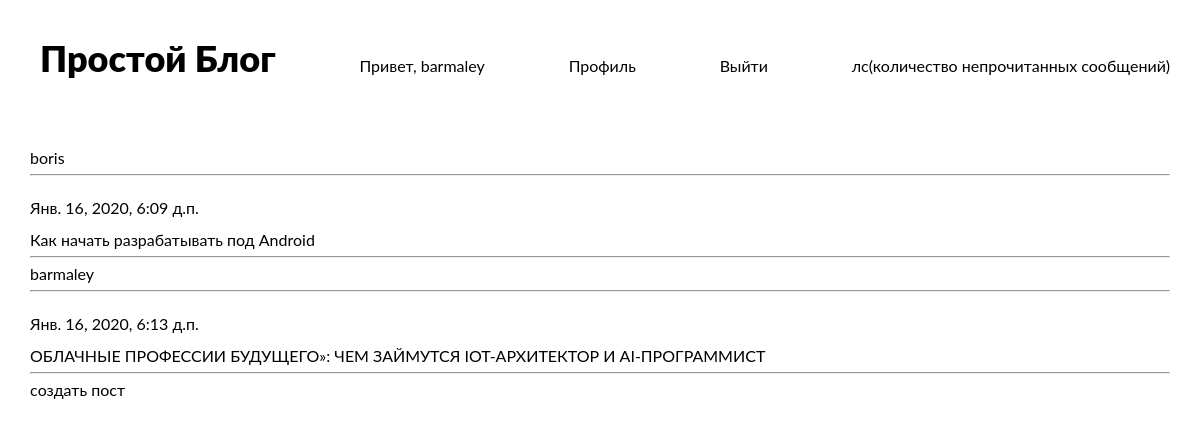
The page / (signed in) on the database its author committed.
### simpleblog/models.py (models this page shows, shortened)
class Post(models.Model):
    title = models.CharField('заголовок', max_length=250,null=True)
    text = models.TextField('текст',null=True)
    create_date = models.DateTimeField('дата создания',auto_now_add=True,null=True)
    to_show = models.BooleanField('отображать?', default=True,null=True)
    slug = models.SlugField('url', max_length=100, unique=True,null=True)
    user = models.ForeignKey(
        User,
        verbose_name="автор",
        on_delete=models.CASCADE,null=True)
    class Meta:
        verbose_name = "Пост"
        verbose_name_plural = "Посты"

### simpleblog/views.py (the view)
# urls.py: path('', views.general_page, name = 'just_index_page'),
def general_page(request):
    template = 'simpleblog/index.html'
    users = User.objects.filter(post__isnull=False)
    print('general_page:',users)
    return render(request, template,{'users': users})

### templates/simpleblog/index.html (shortened to what this page needs)
<!DOCTYPE html>
<html lang="en">
<head>
    {% load static %}
    <link rel="stylesheet" type="text/css" href="{% static 'simpleblog/css/style.css' %}">
</head>
<body>
<header class="header">
    <div class="container">
        <nav class="navbar">
            <a href="#" class="logo">
            <h1>Простой Блог</h1>
            </a>
            {% if user.is_authenticated %}
                <p>Привет, {{ user.username}}</p>
                <p><a href="to_profile/">Профиль</a></p>
                <p><a href="logout/">Выйти</a></p>
                <p><a href=""></a>лс(количество непрочитанных сообщений)</p>
            {% else %}
                 <ul class="menu">
                     <p><a href="new_user/">Регистрация</a></p>
                     <p><a href="to_avtorization_form/">Авторизация</a></p>
                </ul>
            {% endif %}
        </nav>
    </div>
</header>
<div class="main">
    <div class="container">
        <div class="general-part">
                {% for user in users %}
                         <p><a href="profile/{{user.id}}">{{user.username}}</a></p>
            <hr>
                         <p>{% for post in user.post_set.all %}</p><br>
                                       <p><small>{{post.create_date}}</small></p><br>
                                       <a href="{% url 'post' post.slug  %}">{{post.title}}</a><br>
                            {% endfor %}
            <hr>
              {% endfor %}
            {% if user.is_authenticated %}
                <a href="create_post/">cоздать пост</a>
             {% endif %}
        </div>
    </div>
</div>
</body>
</html>

### static/simpleblog/css/style.css (style rules this page uses)
html, body, div, span, applet, object, iframe, h1, h2, h3, h4, h5, h6, p, blockquote, pre, a, abbr, acronym, address, big, cite, code, del, dfn, em, img, ins, kbd, q, s, samp, small, strike, strong, sub, sup, tt, var, b, u, i, center, dl, dt, dd, ol, ul, li, fieldset, form, label, legend, table, caption, tbody, tfoot, thead, tr, th, td, article, aside, canvas, details, embed, figure, figcaption, footer, header, hgroup, menu, nav, output, ruby, section, summary, time, mark, audio, video { margin: 0; padding: 0; border: 0; font-size: 100%; font: inherit; vertical-align: baseline; }
article, aside, details, figcaption, figure, footer, header, hgroup, menu, nav, section { display: block; }
body { line-height: 1; }
:root { --themeColor: #f80759; --gradient: linear-gradient(#d1003a, #e60116); }
body { font-family: "Lato", sans-serif; font-size: 1rem; font-weight: 400; color: black; background-color: #fff; padding-bottom: 1000px; }
.container { width: 1140px; margin: 0 auto; }
.header { position: absolute; width: 100%; left: 0; top: 0; padding-top: 40px; }
.navbar { display: flex; justify-content: space-between; align-items: baseline; }
.logo { font-size: 36px; font-weight: 900; }
.logo::before { content: url('../img/logo.png'); margin-right: 10px; }
.general-part { padding-top:150px; }

### rows shown on the page
Post: create_date "Янв. 16, 2020, 6:09 д.п.", title "Как начать разрабатывать под Android"
Post: create_date "Янв. 16, 2020, 6:13 д.п.", title "ОБЛАЧНЫЕ ПРОФЕССИИ БУДУЩЕГО»: ЧЕМ ЗАЙМУТСЯ IOT-АРХИТЕКТОР И AI-ПРОГРАММИСТ"

### other values the page prints
{{ user.username }} "barmaley"
{{ user.username }} "boris"
